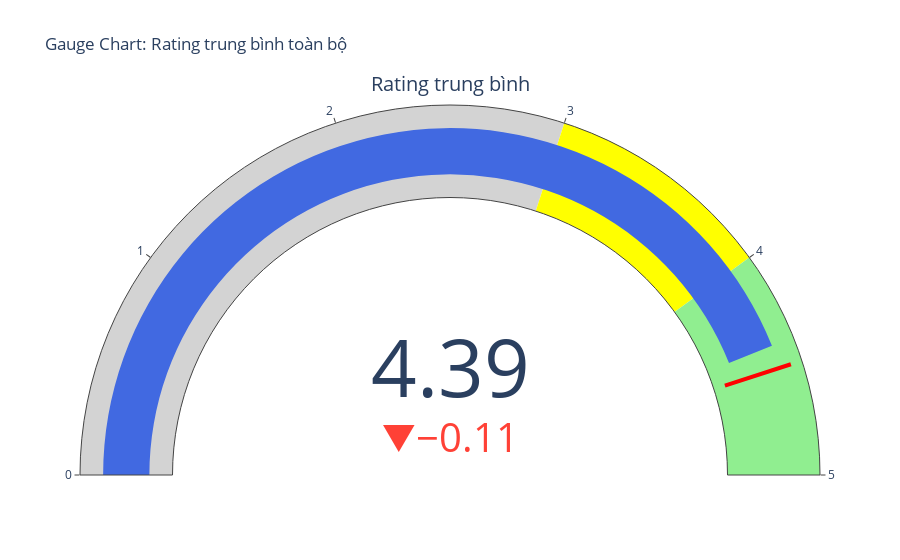

The notebook cell saved with this chart:
### Code cell
# Gauge Chart: Biểu đồ đồng hồ cho rating trung bình toàn bộ
try:
    import plotly.graph_objects as go
    avg_rating = df['rating'].mean()
    fig = go.Figure(go.Indicator(
        mode = "gauge+number+delta",
        value = avg_rating,
        delta = {'reference': 4.5},
        title = {'text': "Rating trung bình"},
        gauge = {
            'axis': {'range': [0, 5]},
            'bar': {'color': "royalblue"},
            'steps': [
                {'range': [0, 3], 'color': "lightgray"},
                {'range': [3, 4], 'color': "yellow"},
                {'range': [4, 5], 'color': "lightgreen"}
            ],
            'threshold': {'line': {'color': "red", 'width': 4}, 'thickness': 0.75, 'value': 4.5}
        }
    ))
    fig.update_layout(title='Gauge Chart: Rating trung bình toàn bộ')
    fig.show()
except Exception as e:
    print('Cần cài đặt plotly để vẽ Gauge Chart.', e)

### Figure 1 — Plotly figure (JSON) as saved in the notebook; plotly's stock layout.template omitted (floating-point values rounded to 4 significant figures)
{"data": [{"delta": {"reference": 4.5}, "gauge": {"axis": {"range": [0, 5]}, "bar": {"color": "royalblue"}, "steps": [{"color": "lightgray", "range": [0, 3]}, {"color": "yellow", "range": [3, 4]}, {"color": "lightgreen", "range": [4, 5]}], "threshold": {"line": {"color": "red", "width": 4}, "thickness": 0.75, "value": 4.5}}, "mode": "gauge+number+delta", "title": {"text": "Rating trung bình"}, "type": "indicator", "value": 4.393}], "layout": {"title": {"text": "Gauge Chart: Rating trung bình toàn bộ"}}}
